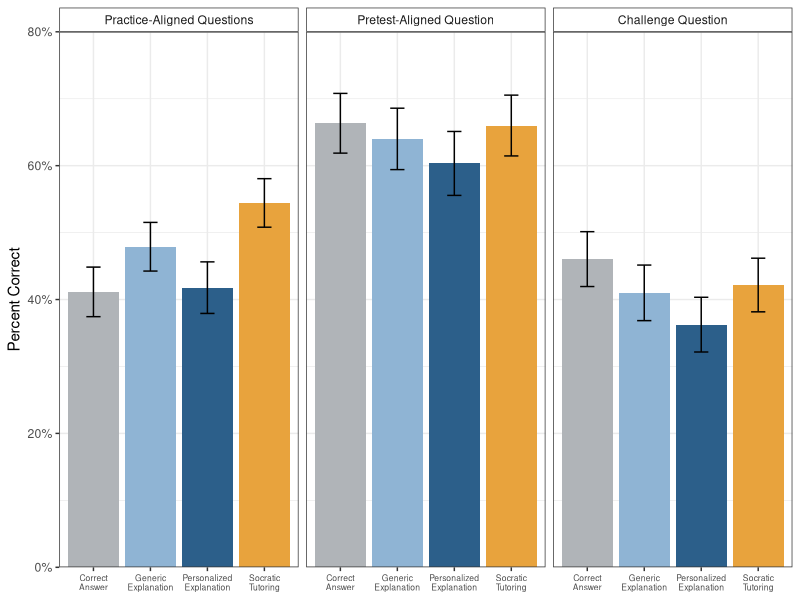
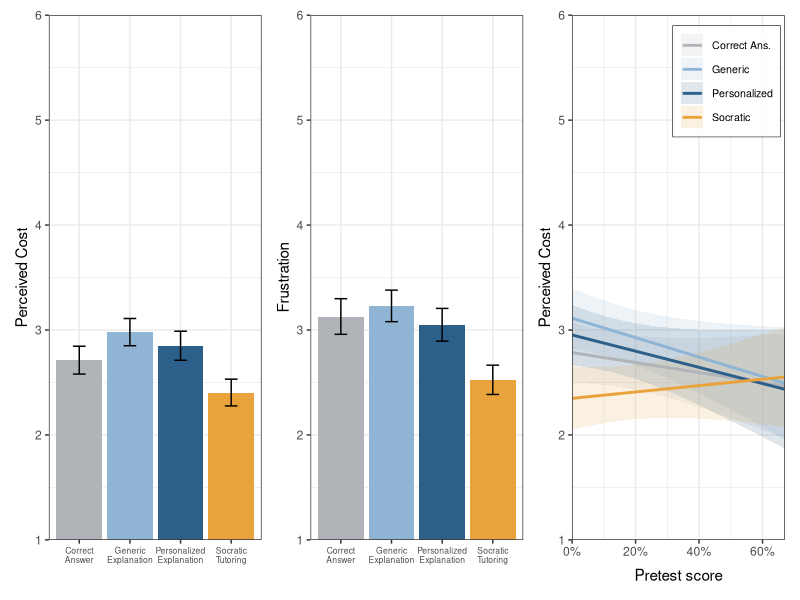
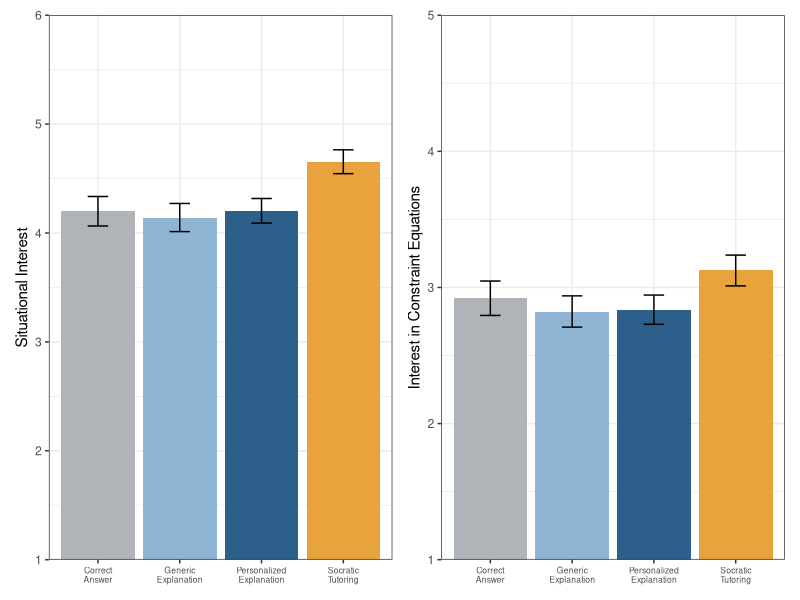
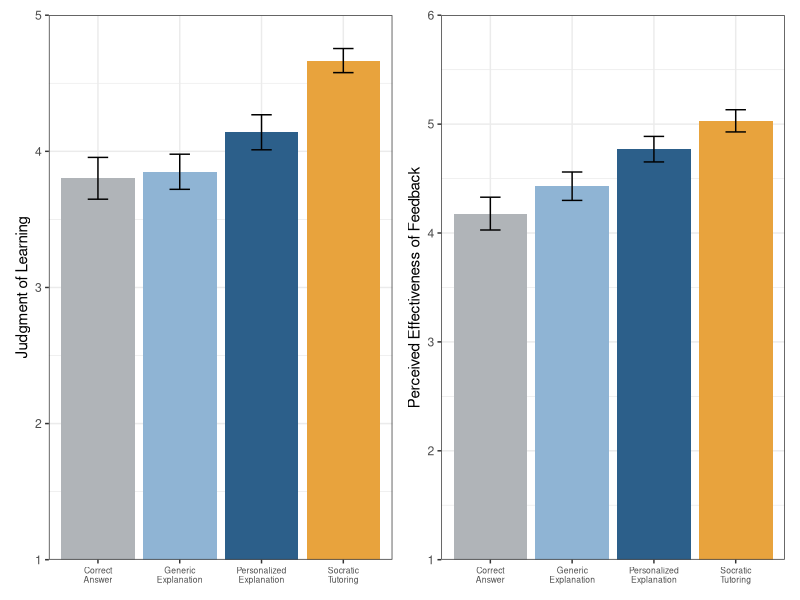
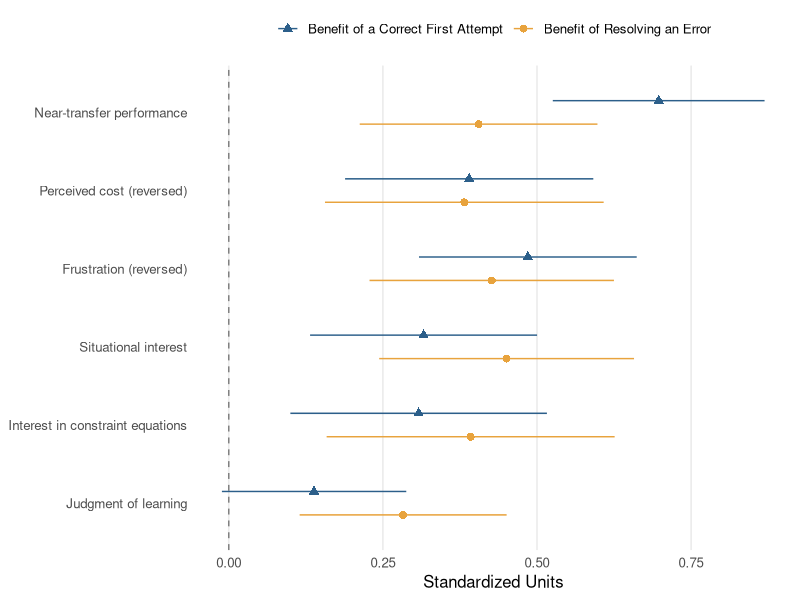
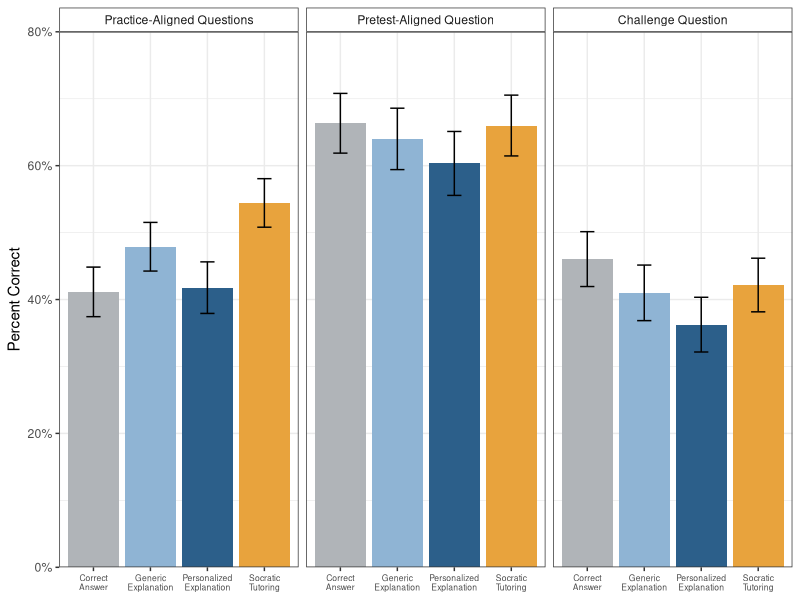
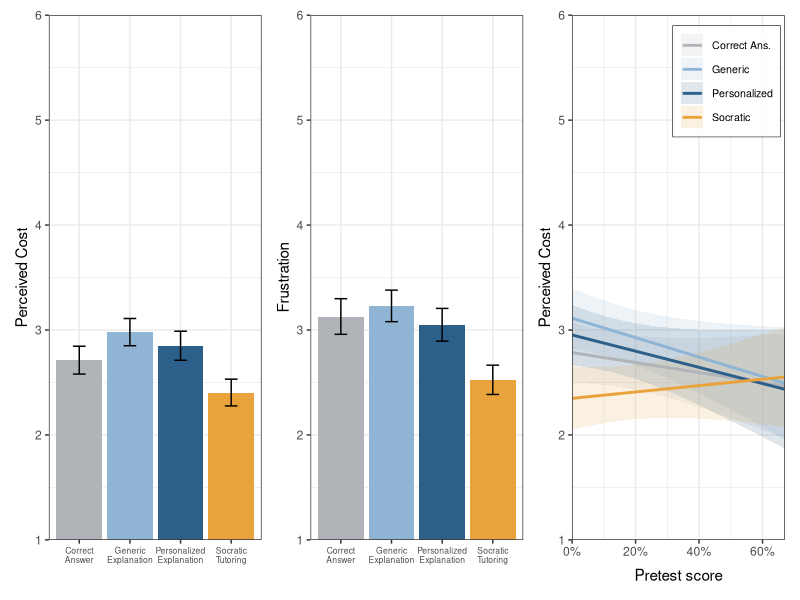
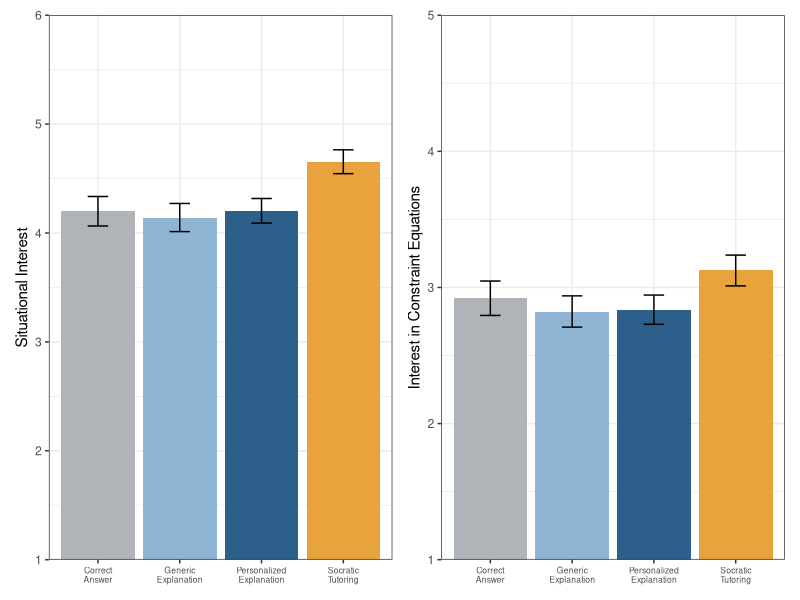

Reproduce these figures in R, in order.
library(tidyverse)
library(lme4)
library(ggeffects)
library(broom)
library(patchwork)

d <- read_csv("anonymized_data.csv")

# Contrasts ---------------------------------------------------------------

d$explanation_v_cr <- ifelse(d$condition == "correct_answer", -.75, .25)

d$socratic_vs_othexp <- case_when(
  d$condition == "socratic" ~ .66667,
  grepl("explanation", d$condition) ~ -.3333,
  TRUE ~ 0
)

d$personalized_vs_genexp <- case_when(
  d$condition == "personalized_explanation" ~ .5,
  d$condition == "generic_explanation" ~ -.5,
  TRUE ~ 0
)


# Standardizing pretest scores --------------------------------------------

d$pct_pretest_z <- d$pct_pretest %>% scale() %>% as.numeric()


# Labels and colors for graphs --------------------------------------------

condition_colors <- c("#B0B4B8", "#8FB4D4", "#2C5F8A", "#E8A33D")

d$condition_str <- factor(
  d$condition,
  c("correct_answer", "generic_explanation", "personalized_explanation", "socratic"),
  c("Correct\nAnswer", "Generic\nExplanation", "Personalized\nExplanation", "Socratic\nTutoring")
)

d$condition_str_linegraph <- factor(
  d$condition,
  c("correct_answer", "generic_explanation", "personalized_explanation", "socratic"),
  c("Correct Ans.", "Generic", "Personalized", "Socratic")
)


# Descriptive Stats -------------------------------------------------------


corAPA <- function(x, missingMethod=c("pairwise","complete"),
                   format = c("kable", "df"),
                   descriptives = T,
                   removeTriangle=c("upper", "lower"),
                   decimals=2, cutoffs=c(.001, .01, .05)){
  
  df <- x
  format = format[1]
  #Compute correlation matrix
  x <- as.matrix(x)
  correlation_matrix<-psych::corr.test(x, use = missingMethod[1])
  R <- correlation_matrix$r # Matrix of correlation coeficients
  p <- correlation_matrix$p # Matrix of p-value
  
  ## Define notions for significance levels; spacing is important.
  mystars <- ifelse(p < cutoffs[1], "***", ifelse(p < cutoffs[2], "** ", ifelse(p < cutoffs[3], "*  ", ifelse(p < .1, "    ", "    "))))
  
  ## Define notions for significance levels; spacing is important.
  mystars <- ifelse(p < cutoffs[1], "***", ifelse(p < cutoffs[2], "** ", ifelse(p < .05, "*  ", ifelse(p < .1, "    ", "    "))))
  
  ## trunctuate the correlation matrix to number of decimals
  R <- format(round(cbind(rep(-1.11, ncol(x)), R), decimals))[,-1]
  
  ## build a new matrix that includes the correlations with their apropriate stars
  Rnew <- matrix(paste(R, mystars, sep=""), ncol=ncol(x))
  diag(Rnew) <- paste(diag(R), " ", sep="")
  rownames(Rnew) <- colnames(x)
  colnames(Rnew) <- paste(colnames(x), "", sep="")
  
  ## remove upper triangle of correlation matrix
  if(removeTriangle[1]=="upper"){
    Rnew <- as.matrix(Rnew)
    Rnew[upper.tri(Rnew, diag = TRUE)] <- ""
    Rnew <- as.data.frame(Rnew) %>% tibble::rownames_to_column(var = "measure")
  }
  
  ## remove lower triangle of correlation matrix
  if (removeTriangle[1]=="lower"){
    Rnew <- as.matrix(Rnew)
    Rnew[lower.tri(Rnew, diag = TRUE)] <- ""
    Rnew <- as.data.frame(Rnew) %>% tibble::rownames_to_column(var = "measure")
  }
  
  ## add numbering
  Rnew <- Rnew %>% dplyr::mutate(measure = stringr::str_c(dplyr::row_number(), ". ", measure))
  
  ## add descriptives
  if(descriptives){
    msd <- df %>%
      tidyr::pivot_longer(dplyr::everything(), names_to = "name") %>%
      dplyr::group_by(name) %>%
      dplyr::summarise(mean = mean(value, na.rm = T),
                       sd = sd(value, na.rm = T)) %>%
      tidyr::pivot_longer(-name, names_to = "measure") %>%
      tidyr::pivot_wider(names_from = name, values_from = value) %>%
      dplyr::mutate(dplyr::across(where(is.numeric), ~round(.x, decimals))) %>%
      dplyr::mutate(dplyr::across(where(is.numeric), as.character))
    
    Rnew <- dplyr::bind_rows(Rnew, msd)
  }
  
  ## return the correlation matrix
  if(format == "kable"){
    knitr::kable(Rnew, format = 'html', booktabs = T) %>% kableExtra::kable_styling()
  }
  
  else if(format == "df"){
    return(Rnew)
  }
  
}


d %>% select(pct_pretest, n_practice_correct, pct_practice_aligned:frustrating_f) %>%
  corAPA()

d %>%
  group_by(condition) %>%
  summarise(across(c(pct_pretest, n_practice_correct:frustrating_f),
                   list(mean = ~mean(.x, na.rm = TRUE),
                        sd = ~sd(.x, na.rm = TRUE)),
                   .names = "{.col}_{.fn}")) %>%
  pivot_longer(-condition) %>%
  mutate(score = ifelse(grepl("mean", name), "mean", "sd")) %>%
  mutate(name = str_remove(name, "_mean") %>% str_remove("_sd")) %>%
  pivot_wider(names_from = score, values_from = value) %>%
  pivot_wider(names_from = condition, values_from = mean:sd, names_vary = "slowest") %>%
  knitr::kable() %>% kableExtra::kable_styling()

# Primary Models ----------------------------------------------------------

primary_outcomes <- c(
  "pct_practice_aligned",
  "pct_pretest_aligned",
  "pct_challenge",
  "si_session_f",
  "int_topic_f",
  "practice_minutes",
  "jol_f",
  "feedback_eff_f",
  "cost_f",
  "frustrating_f"
)

# Preregistered model
primary_rhs <- "(explanation_v_cr + socratic_vs_othexp + personalized_vs_genexp) * pct_pretest_z"

# Fit all models

primary_models      <- list()
primary_coef_tables <- list()
primary_fit_tables  <- list()

for (y in primary_outcomes) {
  
  m <- lm(as.formula(paste(y, "~", primary_rhs)), data = d)
  
  # Scaling constants: grand mean, and residual SD after removing condition
  mean_y <- mean(d[[y]], na.rm = TRUE)
  sd_y   <- sigma(lm(as.formula(paste(y, "~ condition")), data = d))
  
  # Coefficients, raw and standardized
  coefs <- tidy(m, conf.int = TRUE) %>% select(term:p.value)
  
  shift <- ifelse(coefs$term == "(Intercept)", mean_y, 0)   # only the intercept is re-centered
  
  coefs$std_estimate <- (coefs$estimate - shift) / sd_y
  coefs$outcome      <- y
  
  # Model-level fit stats
  fit <- glance(m)
  fit$n       <- nobs(m)
  fit$outcome <- y
  
  # Save everything under the name of the outcome
  primary_models[[y]]      <- m
  primary_coef_tables[[y]] <- coefs
  primary_fit_tables[[y]]  <- fit
}

rm(y, m, mean_y, sd_y, coefs, shift, fit)   

# Combine and print

primary_summaries <- bind_rows(primary_coef_tables) %>%
  select(outcome, term, estimate, std_estimate, std.error, statistic, p.value)

primary_fit <- bind_rows(primary_fit_tables) %>%
  select(outcome, n, everything())

primary_summaries %>%
  knitr::kable(digits = 3, format = "html") %>%
  kableExtra::kable_styling(full_width = FALSE)


# Plots -------------------------------------------------------------------

measure_labels <- c(
  pct_practice_aligned = "Practice-Aligned Questions",
  pct_pretest_aligned  = "Pretest-Aligned Question",
  pct_challenge        = "Challenge Question"
)


# Performance Outcomes ----------------------------------------------------

d %>%
  pivot_longer(all_of(names(measure_labels)),
               names_to = "measure", values_to = "pct") %>%
  mutate(measure = factor(measure,
                          levels = names(measure_labels),
                          labels = measure_labels)) %>%
  ggplot(aes(x = condition_str, y = pct, fill = condition_str)) +
  stat_summary(geom = "bar", fun = mean) +
  stat_summary(geom = "errorbar", fun.data = mean_se, width = .25) +
  facet_wrap(~ measure, nrow = 1) +
  coord_cartesian(ylim = c(0, .8)) +
  scale_y_continuous(breaks = seq(0, 1, by = .2), expand = c(0, 0),
                     labels = scales::percent) +
  scale_x_discrete(labels = scales::label_wrap(10)) +
  scale_fill_manual(values = condition_colors) +
  labs(x = NULL, y = "Percent Correct") +
  theme_bw() +
  theme(
    legend.position = "none",
    strip.background = element_rect(fill = "white"),
    axis.text.x = element_text(size = rel(0.7))
  )

ggsave("fig3_performance.pdf",
       width = 190, height = 80, units = "mm")


# Cost and frustration ----------------------------------------------------

p_cf_a <- d %>%
  ggplot(aes(x = condition_str, y = cost_f, fill = condition_str)) +
  geom_bar(stat = "summary") +
  geom_errorbar(stat = "summary", width = .25) +
  coord_cartesian(ylim = c(1, 6)) +
  scale_y_continuous(breaks = seq(1, 6, by = 1), expand = c(0, 0)) +
  scale_fill_manual(values = condition_colors) +
  labs(x = NULL, y = "Perceived Cost") +
  theme_bw() +
  theme(
    legend.position = "none",
    axis.text.x = element_text(size = rel(0.7))
  )

p_cf_b <- d %>%
  ggplot(aes(x = condition_str, y = frustrating_f, fill = condition_str)) +
  geom_bar(stat = "summary") +
  geom_errorbar(stat = "summary", width = .25) +
  coord_cartesian(ylim = c(1, 6)) +
  scale_y_continuous(breaks = seq(1, 6, by = 1), expand = c(0, 0)) +
  scale_fill_manual(values = condition_colors) +
  labs(x = NULL, y = "Frustration") +
  theme_bw() +
  theme(
    legend.position = "none",
    axis.text.x = element_text(size = rel(0.7))
  )


# Cost interaction --------------------------------------------------------

m_cost_graph <- lm(cost_f ~ condition_str_linegraph * pct_pretest, data = d)

pred_cost <- ggpredict(
  m_cost_graph,
  terms = c("pct_pretest [0:0.67 by=0.01]", "condition_str_linegraph")
)

p_cf_c <- ggplot(pred_cost, aes(x = x, y = predicted, color = group, fill = group)) +
  geom_ribbon(aes(ymin = conf.low, ymax = conf.high), alpha = 0.15, color = NA) +
  geom_line(linewidth = 1) +
  coord_cartesian(ylim = c(1, 6)) +
  scale_y_continuous(breaks = seq(1, 6, by = 1), expand = c(0, 0)) +
  scale_x_continuous(breaks = seq(0, 1, by = .2), expand = c(0, 0),
                     labels = scales::percent) +
  scale_color_manual(values = condition_colors) +
  scale_fill_manual(values = condition_colors) +
  labs(x = "Pretest score", y = "Perceived Cost",
       color = NULL, fill = NULL) +
  theme_bw() +
  theme(
    legend.position = "inside",
    legend.position.inside = c(0.98, 0.98),
    legend.justification = c(1, 1),
    legend.text = element_text(size = rel(0.7)),
    legend.background = element_rect(fill = alpha("white", 0.8),
                                     color = "black", linewidth = .2)
  )

p_cf_a + p_cf_b + p_cf_c + plot_layout(ncol = 3)

ggsave("fig4_cost_frustration.pdf",
       width = 190, height = 80, units = "mm")


# Interest measures -------------------------------------------------------

p_int_1 <- d %>%
  ggplot(aes(x = condition_str, y = si_session_f, fill = condition_str)) +
  geom_bar(stat = "summary") +
  geom_errorbar(stat = "summary", width = .25) +
  coord_cartesian(ylim = c(1, 6)) +
  scale_y_continuous(breaks = seq(1, 6, by = 1), expand = c(0, 0)) +
  scale_fill_manual(values = condition_colors) +
  labs(x = NULL, y = "Situational Interest") +
  theme_bw() +
  theme(
    legend.position = "none",
    axis.text.x = element_text(size = rel(0.7))
  )

p_int_2 <- d %>%
  ggplot(aes(x = condition_str, y = int_topic_f, fill = condition_str)) +
  geom_bar(stat = "summary") +
  geom_errorbar(stat = "summary", width = .25) +
  coord_cartesian(ylim = c(1, 5)) +
  scale_y_continuous(breaks = seq(1, 5, by = 1), expand = c(0, 0)) +
  scale_fill_manual(values = condition_colors) +
  labs(x = NULL, y = "Interest in Constraint Equations") +
  theme_bw() +
  theme(
    legend.position = "none",
    axis.text.x = element_text(size = rel(0.7))
  )

p_int_1 + p_int_2 + plot_layout(ncol = 2)

ggsave("fig5_interest.pdf",
       width = 130, height = 80, units = "mm")


# JOL and Effectiveness ---------------------------------------------------

p_jol_eff_1 <- d %>%
  ggplot(aes(x = condition_str, y = jol_f, fill = condition_str)) +
  geom_bar(stat = "summary") +
  geom_errorbar(stat = "summary", width = .25) +
  coord_cartesian(ylim = c(1, 5)) +
  scale_y_continuous(breaks = seq(1, 6, by = 1), expand = c(0, 0)) +
  scale_fill_manual(values = condition_colors) +
  labs(x = NULL, y = "Judgment of Learning") +
  theme_bw() +
  theme(
    legend.position = "none",
    axis.text.x = element_text(size = rel(0.7))
  )

p_jol_eff_2 <- d %>%
  ggplot(aes(x = condition_str, y = feedback_eff_f, fill = condition_str)) +
  geom_bar(stat = "summary") +
  geom_errorbar(stat = "summary", width = .25) +
  coord_cartesian(ylim = c(1, 6)) +
  scale_y_continuous(breaks = seq(1, 6, by = 1), expand = c(0, 0)) +
  scale_fill_manual(values = condition_colors) +
  labs(x = NULL, y = "Perceived Effectiveness of Feedback") +
  theme_bw() +
  theme(
    legend.position = "none",
    axis.text.x = element_text(size = rel(0.7))
  )

p_jol_eff_1 + p_jol_eff_2 + plot_layout(ncol = 2)

ggsave("fig6_jol_effectiveness.pdf",
       width = 130, height = 80, units = "mm")


# Process Models in the Socratic Condition --------------------------------

d$n_practice_correct_c <- d$n_practice_correct - mean(d$n_practice_correct)

process_outcomes <- c(
  "pct_practice_aligned",
  "jol_f",
  "si_session_f",
  "int_topic_f",
  "cost_f",
  "frustrating_f"
)

process_rhs <- "n_practice_fixed + n_practice_correct_c"

# Standardized outcomes: grand mean, and residual SD after removing condition
for (y in process_outcomes) {
  sd_y <- sigma(lm(reformulate("condition", response = y), data = d))
  d[[paste0(y, "_z")]] <- (d[[y]] - mean(d[[y]], na.rm = TRUE)) / sd_y
}

rm(y, sd_y)   # clear loop scratch variables

soc <- d %>% filter(condition == "socratic")

process_models      <- list()
process_coef_tables <- list()
process_test_tables <- list()

for (y in process_outcomes) {
  
  y_z <- paste0(y, "_z")
  
  m <- lm(as.formula(paste(y_z, "~", process_rhs)), data = soc)
  
  # Coefficients (outcome is already standardized)
  coefs <- tidy(m, conf.int = TRUE) %>%
    mutate(var = y)
  
  # Linear hypothesis: are the two slopes equal?
  lh <- car::linearHypothesis(m, "n_practice_fixed = n_practice_correct_c")
  
  tests <- tibble(
    var    = y,
    F      = lh$F[2],
    df1    = lh$Df[2],
    df2    = lh$Res.Df[2],
    p_diff = lh$`Pr(>F)`[2]
  )
  
  # Save under this outcome's name
  process_models[[y]]      <- m
  process_coef_tables[[y]] <- coefs
  process_test_tables[[y]] <- tests
}

rm(y, y_z, m, coefs, lh, tests) 

process_coefs <- bind_rows(process_coef_tables)
process_tests <- bind_rows(process_test_tables)

process_coefs %>%
  knitr::kable(digits = 3, format = "html") %>%
  kableExtra::kable_styling(full_width = FALSE)

# Plot

process_coefs$reverse <- process_coefs$var %in% c("frustrating_f", "cost_f")

process_plot_df <- process_coefs %>%
  filter(term != "(Intercept)") %>%
  mutate(
    est = if_else(reverse, -estimate,  estimate),
    lo  = if_else(reverse, -conf.high, conf.low),
    hi  = if_else(reverse, -conf.low,  conf.high),
    term = factor(
      term,
      levels = c("n_practice_fixed", "n_practice_correct_c"),
      labels = c("Benefit of Resolving an Error",
                 "Benefit of a Correct First Attempt")
    ),
    label = factor(
      var,
      c("jol_f", "int_topic_f", "si_session_f",
        "frustrating_f", "cost_f", "pct_practice_aligned"),
      c("Judgment of learning", "Interest in constraint equations",
        "Situational interest", "Frustration (reversed)",
        "Perceived cost (reversed)", "Near-transfer performance")
    )
  )

ggplot(process_plot_df, aes(x = est, y = label, color = term, shape = term)) +
  geom_vline(xintercept = 0, linetype = "dashed", color = "grey50") +
  geom_pointrange(aes(xmin = lo, xmax = hi),
                  position = position_dodge(width = 0.6), size = 0.5) +
  scale_color_manual(values = c("#E8A33D", "#2C5F8A")) +
  labs(x = "Standardized Units", y = NULL, color = NULL, shape = NULL) +
  theme_minimal(base_size = 12) +
  theme(
    legend.position = "top",
    panel.grid.minor = element_blank(),
    panel.grid.major.y = element_blank()
  ) +
  guides(color = guide_legend(reverse = TRUE),
         shape = guide_legend(reverse = TRUE))

ggsave("fig7_resolved_errors.pdf", width = 190, height = 100, units = "mm")
